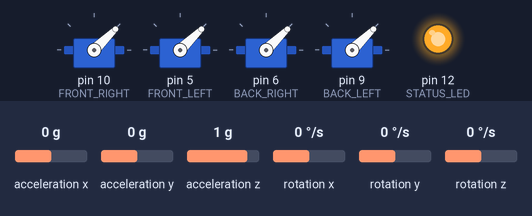
A sketch run on a simulated Arduino Uno, built with avr-gcc and run on an emulated ATmega328P. Shown: 4 × servo, output pins drawn as LEDs (lit = HIGH). Inputs (shaded band) come from the test bench; at power-on: acceleration x 0 g, acceleration y 0 g, acceleration z 1 g, rotation x 0 °/s, rotation y 0 °/s, rotation z 0 °/s. No radio packets arrive unless stated.

Above: at 0.1 s.
At 22.1 s:
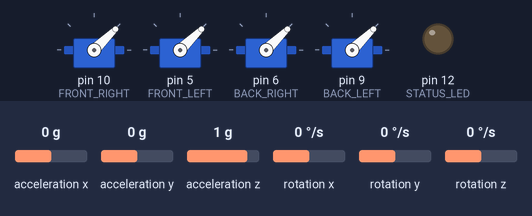
Timing chart, 0 to 23.6 s (numbered marks = the images above):
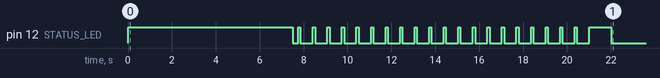

The sketch:

Drone_Pid_Gyro_integration_test.ino
```cpp
/*** radio ***/
#include <SPI.h>
#include <nRF24L01.h>
#include <RF24.h>

/*** ESC ***/
#include <Servo.h>

/*** Gyro ***/
#include<Wire.h>


/*** ESC pwm pins  ***/
#define FRONT_RIGHT 10
#define FRONT_LEFT 5
#define BACK_RIGHT 6
#define BACK_LEFT 9


/*** Gyro pins ***/
#define CSN_PIN 8
#define CE_PIN 7

/*** PID ***/
#define CALCURATION_INTERVAL 0.3

#define STATUS_LED 12


/*** Radio ***/
RF24 radio(CE_PIN, CSN_PIN); // CE, CSN
const byte addr[6] = "00001";
int countNoRes = 0;

/*** ESC ***/
Servo escFR, escFL, escBR, escBL;
int val = 0;

/*** Gyro ***/
const int MPU_addr=0x68;  // I2C address of the MPU-6050
int16_t AcX,AcY,AcZ,Tmp,GyX,GyY,GyZ;
long GyX_cal,GyY_cal,GyZ_cal;

const float rad_to_deg = 180/PI;

float Acceleration_angle[2];  // [x, y]
float Acceleration_angle_cal[2];
float Gyro_angle[2];
float Total_angle[2];

unsigned long gyroTime, gyroTimePrev;
float gyroElapsedTime;


/*** PID ***/
const float Kp = 0.0;
const float Ki = 0.0;
const float Kd = 0.0;

unsigned long pidTime, pidPrevTime;
float dt;  //in seconds

float goalPosX, currentPosX;
float goalPosY, currentPosY;
float errorX, errorSumX, dErrorX, prevErrorX;
float errorY, errorSumY, dErrorY, prevErrorY;

float pidOutputX;
float pidOutputY;

bool runPID;

/*
 * single 500ms flash - post radio
 *
 * fast flashes x 20 - gyro config
 * 1 sec flash - gyro done
 *
 * 7 sec continuous - esc init
 */


void setup() {
  pinMode(STATUS_LED, OUTPUT);
  digitalWrite(STATUS_LED, LOW);

  /*** ESC ***/
  escFR.attach(FRONT_RIGHT);
  escFL.attach(FRONT_LEFT);
  escBR.attach(BACK_RIGHT);
  escBL.attach(BACK_LEFT);
  initESC();


  /*** Radio ***/
  radio.begin();
  radio.openReadingPipe(0, addr); //openReadingPipe(number 0-5 iindicating pipe#  , addr)
  radio.setPALevel(RF24_PA_MIN);
  radio.startListening();

  flashStatusLED(500);

  /*** Gyro ***/
  Wire.begin();
  initMPU();
  calibrateGyroAndAccel();

  /*** PID ***/
  prevErrorX = 0;
  prevErrorY = 0;

  /*** timers ***/
  gyroTime = millis();
  pidPrevTime = gyroTime;


  /********** TEMP *********/
  goalPosX = 0;
  goalPosY = 0;
}

void loop() {
  processGyroData();
  radioFetch();
  pidPrep();

  /*-- x --*/
  pid(goalPosX, Total_angle[0], &errorX, &errorSumX, &dErrorX, &prevErrorX, &pidOutputX);
  /*-- y --*/
  pid(goalPosY, Total_angle[1], &errorY, &errorSumY, &dErrorY, &prevErrorY, &pidOutputY);

  commandESC(&escFR, (val < 512 ? 0:val-512), -pidOutputX, pidOutputY);
  commandESC(&escFL, (val < 512 ? 0:val-512), -pidOutputX, -pidOutputY);
  commandESC(&escBR, (val < 512 ? 0:val-512), pidOutputX, pidOutputY);
  commandESC(&escBL, (val < 512 ? 0:val-512), pidOutputX, -pidOutputY);

  delay(100);
}


/*--------------------------------------------------------------------------------------*/
/*-------------------------------          RADIO         -------------------------------*/
/*--------------------------------------------------------------------------------------*/
/*
 * void radioFetch()
 */

// read user inputs from radio and process.
void radioFetch(){
  // check whether if radio is available or not.
  if(radio.available(0)){
    digitalWrite(STATUS_LED, HIGH);
    int inputValues[2]; // Vertical val, Horizontal val.
    // up: pos, right : pos
    radio.read((void*)inputValues, sizeof(int) * 2);

    //temp, as throttle. raw imput value.
    val = inputValues[0];

    // reset count of no responses.
    countNoRes = 0;
    delay(25);
    digitalWrite(STATUS_LED, LOW);
  } else {  // if radio is unavailable for few times in a row, reset values.
    countNoRes++;
    if(countNoRes == 10){
      // TODO: change this value to desired behavior of drone when disconnected.
      val = 0;
    }
  }
}

/*--------------------------------------------------------------------------------------*/
/*--------------------------------          GYRO         -------------------------------*/
/*--------------------------------------------------------------------------------------*/
/*
 * void initMPU()
 * void calibrateGyroAndAccel()
 * void readGyroData()
 * void readNonCalibratedGyroData()
 * void processGyroData()
 *
 */


// https://www.invensense.com/wp-content/uploads/2015/02/MPU-6000-Register-Map1.pdf
void initMPU(){
  Wire.beginTransmission(MPU_addr);
  Wire.write(0x6B);  // PWR_MGMT_1 register
  Wire.write(0);     // set to zero (wakes up the MPU-6050)
  Wire.endTransmission();
  Wire.beginTransmission(MPU_addr); //I2C address of the MPU
  Wire.write(0x1B); //Accessing the register 1B - Gyroscope Configuration (Sec. 4.4)
  Wire.write(0); //Setting the gyro to full scale +/- 250deg./s
  Wire.endTransmission();
  Wire.beginTransmission(MPU_addr); //I2C address of the MPU
  Wire.write(0x1C); //Accessing the register 1C - Acccelerometer Configuration (Sec. 4.5)
  Wire.write(0); //Setting the accel to +/- 2g
  Wire.endTransmission();
}

void calibrateGyroAndAccel(){
  for(int i = 0; i < 2000; i++){
    if(i%100 == 0){
      flashStatusLED(100);
    }
    readNonCalibratedGyroData();
    GyX_cal += GyX;
    GyY_cal += GyY;
    GyZ_cal += GyZ;

    Acceleration_angle_cal[0] += atan((AcY/16384.0)/sqrt(pow((AcX/16384.0),2) + pow((AcZ/16384.0),2)))*rad_to_deg;
    Acceleration_angle_cal[1] += atan(-1*(AcX/16384.0)/sqrt(pow((AcY/16384.0),2) + pow((AcZ/16384.0),2)))*rad_to_deg;

    delay(3);
  }
  GyX_cal /= 2000;
  GyY_cal /= 2000;
  GyZ_cal /= 2000;

  Acceleration_angle_cal[0] /= 2000;
  Acceleration_angle_cal[1] /= 2000;

  flashStatusLED(1000);
}


void readGyroData(){
  readNonCalibratedGyroData();
  GyX -= GyX_cal;
  GyY -= GyY_cal;
  GyZ -= GyZ_cal;
}

void readNonCalibratedGyroData(){
  Wire.beginTransmission(MPU_addr);
  Wire.write(0x3B);  // starting with register 0x3B (ACCEL_XOUT_H)
  Wire.endTransmission(false);
  Wire.requestFrom(MPU_addr,14,true);  // request a total of 14 registers
  AcX=Wire.read()<<8|Wire.read();  // 0x3B (ACCEL_XOUT_H) & 0x3C (ACCEL_XOUT_L)
  AcY=Wire.read()<<8|Wire.read();  // 0x3D (ACCEL_YOUT_H) & 0x3E (ACCEL_YOUT_L)
  AcZ=Wire.read()<<8|Wire.read();  // 0x3F (ACCEL_ZOUT_H) & 0x40 (ACCEL_ZOUT_L)
  Tmp=Wire.read()<<8|Wire.read();  // 0x41 (TEMP_OUT_H) & 0x42 (TEMP_OUT_L)
  GyX=Wire.read()<<8|Wire.read();  // 0x43 (GYRO_XOUT_H) & 0x44 (GYRO_XOUT_L)
  GyY=Wire.read()<<8|Wire.read();  // 0x45 (GYRO_YOUT_H) & 0x46 (GYRO_YOUT_L)
  GyZ=Wire.read()<<8|Wire.read();  // 0x47 (GYRO_ZOUT_H) & 0x48 (GYRO_ZOUT_L)
}

void processGyroData(){
  gyroTimePrev = gyroTime;  // the previous time is stored before the actual time read
  gyroTime = millis();  // actual time read
  gyroElapsedTime = (gyroTime - gyroTimePrev) / 1000.0;

  readGyroData();

  /*---X---*/
  Acceleration_angle[0] = atan((AcY/16384.0)/sqrt(pow((AcX/16384.0),2) + pow((AcZ/16384.0),2)))*rad_to_deg;
  /*---Y---*/
  Acceleration_angle[1] = atan(-1*(AcX/16384.0)/sqrt(pow((AcY/16384.0),2) + pow((AcZ/16384.0),2)))*rad_to_deg;

  /*--- account for angle offset ---*/
  Acceleration_angle[0] -= Acceleration_angle_cal[0];
  Acceleration_angle[1] -= Acceleration_angle_cal[1];

  /*---X---*/
  Gyro_angle[0] = GyX/131.0;
  /*---Y---*/
  Gyro_angle[1] = GyY/131.0;

  /*---X axis angle---*/
  Total_angle[0] = 0.9 *(Total_angle[0] + Gyro_angle[0]*gyroElapsedTime) + 0.1 *Acceleration_angle[0];
  /*---Y axis angle---*/
  Total_angle[1] = 0.9 *(Total_angle[1] + Gyro_angle[1]*gyroElapsedTime) + 0.1  *Acceleration_angle[1];
}


/*------------------------------------------------------------------------------------*/
/*-------------------------------          ESC         -------------------------------*/
/*------------------------------------------------------------------------------------*/
/*
 * void initESC()
 * void commandESC(Servo *esc, float throttle, float pidx, float pidy)
 *
 */

  // initialied ESC by sending base signal of 1000us for 7 seconds.
  void initESC(){
    digitalWrite(STATUS_LED, HIGH);
    escFR.writeMicroseconds(1000);
    escFL.writeMicroseconds(1000);
    escBR.writeMicroseconds(1000);
    escBL.writeMicroseconds(1000);
    delay(7000);

    digitalWrite(STATUS_LED, LOW);
  }

  /**   throttle: wanted power
   *    pidx: pid output offset for x
   *    pidy: pid output offset for y
   */
  void commandESC(Servo *esc, float throttle, float pidx, float pidy){
    int output = (int) (1000 + throttle + pidx + pidy);
    if(output < 1000){
      output = 1000;
    } else if (output > 1600){                                                           // NERFED FOR TESTING
      output = 1600;
    }
    (*esc).writeMicroseconds(output);
  }


/*------------------------------------------------------------------------------------*/
/*-------------------------------          PID         -------------------------------*/
/*------------------------------------------------------------------------------------*/
/*
 * void pidPrep()
 * void pid(float goalPos, float currentPos,
 *          float *error, float *errorSum, float *dError, float *prevError,
 *          float *pidOutput)
 *
 */


void pidPrep(){
  pidTime = millis();
  dt = (pidPrevTime - pidTime) / 1000;
  if(dt >= CALCURATION_INTERVAL){
    pidPrevTime = pidTime;
    runPID = true;
  } else {
    runPID = false;
  }
}

void pid(float goalPos, float currentPos,
          float *error, float *errorSum, float *dError, float *prevError,
          float *pidOutput){

  if(runPID){
    *error = goalPos - currentPos;
    *errorSum += *error * dt;
    *dError = (*error - *prevError) / dt;

    // when we use this output, we need to make sure that total throttle is at least 1000 and at most 2000.
    *pidOutput = Kp * *error + Ki * *errorSum + Kd * *dError;

    *prevError = *error;
  }
}


/*------------------------------------------------------------------------------------*/
/*---------------------------          Utility         -------------------------------*/
/*------------------------------------------------------------------------------------*/
/*
 * void flashStatusLED(int t)
 *
 */

void flashStatusLED(int t){
  digitalWrite(STATUS_LED, HIGH);
  delay(t);
  digitalWrite(STATUS_LED, LOW);
  delay(t/2);
}
```
